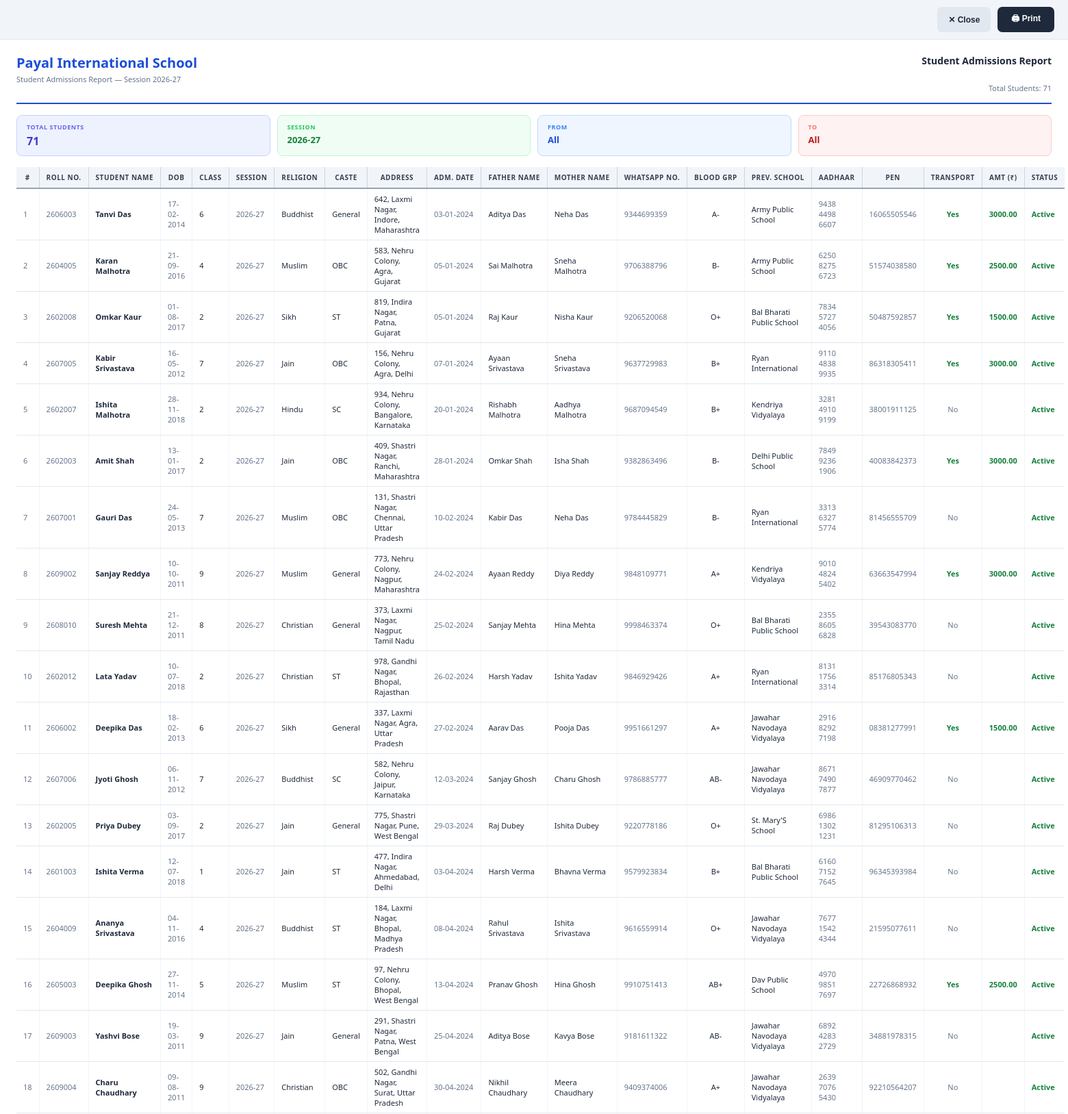
The app's page /school/reports/admissions/print/ (signed in, upper part) with its own data.
### schoolapp/models.py (models this page shows, shortened)
class School(models.Model):
    name = models.CharField(max_length=200)
    subdomain = models.SlugField(
        max_length=63, unique=True, null=True, blank=True,
        help_text='URL slug for this school, e.g. "greenwood" → greenwood.erpdomain.com',
    )
    phone = models.CharField(max_length=20, blank=True)
    email = models.EmailField(blank=True)
    logo = models.ImageField(upload_to='school_logos/', blank=True, null=True)
    address = models.TextField(blank=True)
    is_active = models.BooleanField(default=True)
    fee_per_student = models.DecimalField(max_digits=8, decimal_places=2, default=0)
    created_at = models.DateTimeField(auto_now_add=True)

class SchoolProfile(models.Model):
    school = models.OneToOneField(School, on_delete=models.CASCADE, related_name='profile')
    current_academic_session = models.CharField(
        max_length=20,
        default=default_current_academic_session,
        validators=[validate_academic_session],
    )
    session_start_month = models.CharField(max_length=15, choices=MONTH_CHOICES, default='april')
    session_end_month = models.CharField(max_length=15, choices=MONTH_CHOICES, default='march')
    billing_start_month = models.CharField(max_length=15, choices=MONTH_CHOICES, default='april')
    billing_end_month = models.CharField(max_length=15, choices=MONTH_CHOICES, default='march')
    updated_at = models.DateTimeField(auto_now=True)
    @classmethod
    def get_for_school(cls, school):
        obj, _ = cls.objects.get_or_create(
            school=school,
            defaults={'current_academic_session': default_current_academic_session()},
        )
        return obj

class Student(models.Model):
    STATUS_ACTIVE = 'active'
    STATUS_INACTIVE = 'inactive'
    STATUS_PROMOTED = 'promoted'
    STATUS_FAIL = 'fail'
    STATUS_CHOICES = [
        (STATUS_INACTIVE, 'Transferred'),
        (STATUS_PROMOTED, 'Promoted'),
        (STATUS_FAIL, 'Fail'),
    ]
    school = models.ForeignKey(School, on_delete=models.CASCADE)
    school_class = models.ForeignKey(SchoolClass, on_delete=models.PROTECT, related_name='students')
    roll_number = models.CharField(max_length=20, editable=False)
    name = models.CharField(max_length=150)
    date_of_birth = models.DateField()
    academic_session = models.CharField(
        max_length=20,
        default=default_current_academic_session,
        validators=[validate_academic_session],
    )
    status = models.CharField(max_length=20, choices=STATUS_CHOICES, default=STATUS_ACTIVE)
    father_name = models.CharField(max_length=120)
    mother_name = models.CharField(max_length=120, default='')
    father_phone = models.CharField(
        max_length=20,
        validators=[RegexValidator(r'^\d{10}$', message='Father phone must be exactly 10 digits.')],
    )
    address = models.TextField()
    blood_group = models.CharField(max_length=10, blank=True, default='')
    previous_school = models.CharField(max_length=200, blank=True, default='')
    aadhaar_number = models.CharField(max_length=12, blank=True, default='')
    pen_number = models.CharField(max_length=20, blank=True, default='')
    religion = models.CharField(max_length=100, default='')
    caste = models.CharField(max_length=100, default='')
    admission_date = models.DateField(default=timezone.localdate)
    transport_opted = models.BooleanField(default=False)
    transport_amount = models.DecimalField(max_digits=10, decimal_places=2, blank=True, null=True)
    discount_months = models.PositiveSmallIntegerField(blank=True, null=True)
    updated_at = models.DateTimeField(auto_now=True)
    created_at = models.DateTimeField(auto_now_add=True)
    class Meta:
        ordering = ['-created_at']

### schoolapp/views/report_views.py (the view)
# urls.py: path('school/reports/admissions/print/', views.report_admissions_print, name='report_admissions_print'),
@school_only
def report_admissions_print(request):
    school = request.user.school
    profile = SchoolProfile.get_for_school(school)
    date_from_str = request.GET.get('date_from', '').strip()
    date_to_str = request.GET.get('date_to', '').strip()
    class_id = request.GET.get('class_id', '').strip()
    session = profile.current_academic_session
    qs = Student.objects.filter(
        school=school, academic_session=session,
    ).select_related('school_class').order_by('admission_date', 'name')
    if date_from_str:
        try:
            qs = qs.filter(admission_date__gte=date.fromisoformat(date_from_str))
        except ValueError:
            pass
    if date_to_str:
        try:
            qs = qs.filter(admission_date__lte=date.fromisoformat(date_to_str))
        except ValueError:
            pass
    if class_id:
        qs = qs.filter(school_class_id=class_id)
    status_map = {'active': 'Active', 'inactive': 'Transferred', 'promoted': 'Promoted', 'fail': 'Fail'}
    students = [
        {
            'roll_number': s.roll_number, 'name': s.name,
            'dob': s.date_of_birth.strftime('%d-%m-%Y') if s.date_of_birth else '',
            'class_name': s.school_class.name, 'session': s.academic_session,
            'religion': s.religion or '', 'caste': s.caste or '', 'address': s.address or '',
            'admission_date': s.admission_date.strftime('%d-%m-%Y') if s.admission_date else '',
            'father_name': s.father_name, 'mother_name': s.mother_name, 'father_phone': s.father_phone,
            'blood_group': s.blood_group or '', 'previous_school': s.previous_school or '',
            'aadhaar_number': s.aadhaar_number or '', 'pen_number': s.pen_number or '',
            'transport': 'Yes' if s.transport_opted else 'No',
            'transport_amount': s.transport_amount or '',
            'status': status_map.get(s.status, s.status),
        }
        for s in qs
    ]
    return render(request, 'school/reports/print_admissions.html', {
        'students': students,
        'date_from': date_from_str,
        'date_to': date_to_str,
        'session': session,
        'school': school,
    })

### schoolapp/context_processors.py (called while the page is built)
def software_branding(request):
    try:
        app_settings = SuperUserSettings.get_solo()
    except (OperationalError, ProgrammingError):
        app_settings = None
    ctx = {
        'app_settings': app_settings,
        'current_tenant': getattr(request, 'tenant', None),
    }
    try:
        user = getattr(request, 'user', None)
        if user and user.is_authenticated and hasattr(user, 'school') and user.school:
            profile = SchoolProfile.get_for_school(user.school)
            ctx['active_session'] = profile.current_academic_session
            ctx['active_session_start_month'] = profile.session_start_month
            ctx['active_session_end_month'] = profile.session_end_month
    except Exception:
        pass
    return ctx

### schoolapp/models.py (called while the page is built)
    def is_super(self):
        return self.role == self.SUPERUSER or self.is_superuser

    @classmethod
    def get_solo(cls):
        obj = cls.objects.order_by('pk').first()
        if obj:
            return obj
        return cls.objects.create()

### schoolapp/session_utils.py (called while the page is built)
def get_session_start_year(reference_date=None, session_start_month='april'):
    date_obj = reference_date or timezone.localdate()
    start_cal = MONTH_TO_CAL.get(session_start_month, 4)
    return date_obj.year if date_obj.month >= start_cal else date_obj.year - 1

def format_academic_session(start_year):
    return f"{start_year}-{(start_year + 1) % 100:02d}"

def get_current_academic_session(reference_date=None, session_start_month='april'):
    return format_academic_session(get_session_start_year(reference_date, session_start_month))

def default_current_academic_session():
    return get_current_academic_session()

### templates/school/reports/print_admissions.html (shortened to what this page needs)
<!DOCTYPE html>
<html lang="en">
<head>
</head>
<body>
<div class="no-print">
  <button class="btn-close" onclick="window.close()">✕ Close</button>
  <button class="btn-print" onclick="window.print()">🖨 Print</button>
</div>
<div class="page">
  <div class="report-header">
    <div class="school-info">
      <h1>{{ school.name }}</h1>
      <p>Student Admissions Report{% if session %} &mdash; Session {{ session }}{% endif %}</p>
    </div>
    <div class="report-meta">
      <strong>Student Admissions Report</strong>
      {% if date_to %} &nbsp;To: {{ date_to }}{% endif %}<br>
      Total Students: {{ students|length }}
    </div>
  </div>
  <div class="summary-bar">
    <div class="summary-card card-indigo">
      <div class="s-label">Total Students</div>
      <div class="s-value">{{ students|length }}</div>
    </div>
    <div class="summary-card card-green">
      <div class="s-label">Session</div>
      <div class="s-value" style="font-size:13px;">{{ session|default:"All" }}</div>
    </div>
    <div class="summary-card card-blue">
      <div class="s-label">From</div>
      <div class="s-value" style="font-size:13px;">{{ date_from|default:"All" }}</div>
    </div>
    <div class="summary-card card-red">
      <div class="s-label">To</div>
      <div class="s-value" style="font-size:13px;">{{ date_to|default:"All" }}</div>
    </div>
  </div>
  {% if students %}
  <table>
    <thead>
      <tr>
        <th>#</th>
        <th>Roll No.</th>
        <th>Student Name</th>
        <th>DOB</th>
        <th>Class</th>
        <th>Session</th>
        <th>Religion</th>
        <th>Caste</th>
        <th>Address</th>
        <th>Adm. Date</th>
        <th>Father Name</th>
        <th>Mother Name</th>
        <th>WhatsApp No.</th>
        <th>Blood Grp</th>
        <th>Prev. School</th>
        <th>Aadhaar</th>
        <th>PEN</th>
        <th>Transport</th>
        <th class="text-right">Amt (&#8377;)</th>
        <th>Status</th>
      </tr>
    </thead>
    <tbody>
      {% for s in students %}
      <tr>
        <td class="text-muted">{{ forloop.counter }}</td>
        <td class="text-muted">{{ s.roll_number }}</td>
        <td><strong>{{ s.name }}</strong></td>
        <td class="text-muted">{{ s.dob }}</td>
        <td>{{ s.class_name }}</td>
        <td class="text-muted">{{ s.session }}</td>
        <td>{{ s.religion }}</td>
        <td>{{ s.caste }}</td>
        <td>{{ s.address }}</td>
        <td class="text-muted">{{ s.admission_date }}</td>
        <td>{{ s.father_name }}</td>
        <td>{{ s.mother_name }}</td>
        <td class="text-muted">{{ s.father_phone }}</td>
        <td class="text-center">{{ s.blood_group }}</td>
        <td>{{ s.previous_school }}</td>
        <td class="text-muted">{{ s.aadhaar_number }}</td>
        <td class="text-muted">{{ s.pen_number }}</td>
        <td class="text-center {% if s.transport == 'Yes' %}text-success{% else %}text-muted{% endif %}">{{ s.transport }}</td>
        <td class="text-right {% if s.transport == 'Yes' %}text-success{% endif %}">{{ s.transport_amount }}</td>
        <td><span class="{% if s.status == 'Active' %}text-success{% elif s.status == 'Transferred' %}text-danger{% else %}text-muted{% endif %}">{{ s.status }}</span></td>
      </tr>
      {% endfor %}
    </tbody>
  </table>
  {% else %}
  <p style="text-align:center;padding:40px;color:#94a3b8;">No records found for the selected filters.</p>
  {% endif %}
</div>
</body>
</html>

### templates/school/reports/print_admissions.html (style rules this page uses)
*, *::before, *::after { box-sizing: border-box; margin: 0; padding: 0; }
body { font-family: 'Segoe UI', Arial, sans-serif; font-size: 12px; color: #1e293b; background: #fff; }
.no-print { display: flex; gap: 10px; justify-content: flex-end; padding: 10px 20px; background: #f1f5f9; border-bottom: 1px solid #e2e8f0; }
.btn-print { background: #1e293b; color: #fff; border: none; padding: 8px 20px; border-radius: 7px; font-size: 12px; font-weight: 600; cursor: pointer; }
.btn-close { background: #e2e8f0; color: #1e293b; border: none; padding: 8px 16px; border-radius: 7px; font-size: 12px; font-weight: 600; cursor: pointer; }
.page { padding: 20px 24px 24px; }
.report-header { display: flex; align-items: flex-start; justify-content: space-between; border-bottom: 2px solid #1d4ed8; padding-bottom: 12px; margin-bottom: 16px; }
.report-header .school-info h1 { font-size: 20px; font-weight: 800; color: #1d4ed8; }
.report-header .school-info p { font-size: 11px; color: #64748b; margin-top: 3px; }
.report-header .report-meta { text-align: right; font-size: 11px; color: #64748b; line-height: 1.6; }
.report-header .report-meta strong { display: block; font-size: 14px; font-weight: 700; color: #1e293b; margin-bottom: 2px; }
.summary-bar { display: flex; gap: 10px; margin-bottom: 16px; }
.summary-card { flex: 1; border-radius: 8px; padding: 10px 14px; border: 1.5px solid #e2e8f0; }
.summary-card .s-label { font-size: 9px; font-weight: 700; text-transform: uppercase; letter-spacing: .06em; }
.summary-card .s-value { font-size: 16px; font-weight: 700; margin-top: 3px; }
.card-blue { background: #eff6ff; border-color: #bfdbfe; }
.card-blue .s-label { color: #3b82f6; }
.card-blue .s-value { color: #1d4ed8; }
.card-green { background: #f0fdf4; border-color: #bbf7d0; }
.card-green .s-label { color: #22c55e; }
.card-green .s-value { color: #15803d; }
.card-red { background: #fef2f2; border-color: #fecaca; }
.card-red .s-label { color: #f87171; }
.card-red .s-value { color: #b91c1c; }
.card-indigo { background: #eef2ff; border-color: #c7d2fe; }
.card-indigo .s-label { color: #6366f1; }
.card-indigo .s-value { color: #4338ca; }
table { width: 100%; border-collapse: collapse; font-size: 11px; }
thead th { font-size: 10px; font-weight: 700; text-transform: uppercase; letter-spacing: .05em; color: #374151; background: #f1f5f9; border-bottom: 2px solid #94a3b8; border-right: 1px solid #cbd5e1; padding: 8px 10px; white-space: nowrap; }
thead th:last-child { border-right: none; }
tbody td { padding: 7px 10px; border-bottom: 1px solid #e2e8f0; border-right: 1px solid #f1f5f9; vertical-align: middle; }
tbody td:last-child { border-right: none; }
.text-success { color: #15803d; font-weight: 600; }
.text-muted { color: #64748b; }
.text-right { text-align: right; }
.text-center { text-align: center; }

### records on screen
School: name "Payal International School"
SchoolProfile: current_academic_session "2026-27"
Student: roll_number "2606003", name "Tanvi Das", session "2026-27", religion "Buddhist", caste "General", address "642, Laxmi Nagar, Indore, Maharashtra", father_name "Aditya Das", mother_name "Neha Das", father_phone "9344699359", blood_group "A-", previous_school "Army Public School", aadhaar_number "9438 4498 6607", pen_number "16065505546", transport_amount "3000.00"
Student: roll_number "2604005", name "Karan Malhotra", session "2026-27", religion "Muslim", caste "OBC", address "583, Nehru Colony, Agra, Gujarat", father_name "Sai Malhotra", mother_name "Sneha Malhotra", father_phone "9706388796", blood_group "B-", previous_school "Army Public School", aadhaar_number "6250 8275 6723", pen_number "51574038580", transport_amount "2500.00"
Student: roll_number "2602008", name "Omkar Kaur", session "2026-27", religion "Sikh", caste "ST", address "819, Indira Nagar, Patna, Gujarat", father_name "Raj Kaur", mother_name "Nisha Kaur", father_phone "9206520068", blood_group "O+", previous_school "Bal Bharati Public School", aadhaar_number "7834 5727 4056", pen_number "50487592857", transport_amount "1500.00"
Student: roll_number "2607005", name "Kabir Srivastava", session "2026-27", religion "Jain", caste "OBC", address "156, Nehru Colony, Agra, Delhi", father_name "Ayaan Srivastava", mother_name "Sneha Srivastava", father_phone "9637729983", blood_group "B+", previous_school "Ryan International", aadhaar_number "9110 4838 9935", pen_number "86318305411", transport_amount "3000.00"
Student: roll_number "2602007", name "Ishita Malhotra", session "2026-27", religion "Hindu", caste "SC", address "934, Nehru Colony, Bangalore, Karnataka", father_name "Rishabh Malhotra", mother_name "Aadhya Malhotra", father_phone "9687094549", blood_group "B+", previous_school "Kendriya Vidyalaya", aadhaar_number "3281 4910 9199", pen_number "38001911125"
Student: roll_number "2602003", name "Amit Shah", session "2026-27", religion "Jain", caste "OBC", address "409, Shastri Nagar, Ranchi, Maharashtra", father_name "Omkar Shah", mother_name "Isha Shah", father_phone "9382863496", blood_group "B-", previous_school "Delhi Public School", aadhaar_number "7849 9236 1906", pen_number "40083842373", transport_amount "3000.00"
Student: roll_number "2607001", name "Gauri Das", session "2026-27", religion "Muslim", caste "OBC", address "131, Shastri Nagar, Chennai, Uttar Pradesh", father_name "Kabir Das", mother_name "Neha Das", father_phone "9784445829", blood_group "B-", previous_school "Ryan International", aadhaar_number "3313 6327 5774", pen_number "81456555709"
Student: roll_number "2609002", name "Sanjay Reddya", session "2026-27", religion "Muslim", caste "General", address "773, Nehru Colony, Nagpur, Maharashtra", father_name "Ayaan Reddy", mother_name "Diya Reddy", father_phone "9848109771", blood_group "A+", previous_school "Kendriya Vidyalaya", aadhaar_number "9010 4824 5402", pen_number "63663547994", transport_amount "3000.00"
Student: roll_number "2608010", name "Suresh Mehta", session "2026-27", religion "Christian", caste "General", address "373, Laxmi Nagar, Nagpur, Tamil Nadu", father_name "Sanjay Mehta", mother_name "Hina Mehta", father_phone "9998463374", blood_group "O+", previous_school "Bal Bharati Public School", aadhaar_number "2355 8605 6828", pen_number "39543083770"
Student: roll_number "2602012", name "Lata Yadav", session "2026-27", religion "Christian", caste "ST", address "978, Gandhi Nagar, Bhopal, Rajasthan", father_name "Harsh Yadav", mother_name "Ishita Yadav", father_phone "9846929426", blood_group "A+", previous_school "Ryan International", aadhaar_number "8131 1756 3314", pen_number "85176805343"
Student: roll_number "2606002", name "Deepika Das", session "2026-27", religion "Sikh", caste "General", address "337, Laxmi Nagar, Agra, Uttar Pradesh", father_name "Aarav Das", mother_name "Pooja Das", father_phone "9951661297", blood_group "A+", previous_school "Jawahar Navodaya Vidyalaya", aadhaar_number "2916 8292 7198", pen_number "08381277991", transport_amount "1500.00"
Student: roll_number "2607006", name "Jyoti Ghosh", session "2026-27", religion "Buddhist", caste "SC", address "582, Nehru Colony, Jaipur, Karnataka", father_name "Sanjay Ghosh", mother_name "Charu Ghosh", father_phone "9786885777", blood_group "AB-", previous_school "Jawahar Navodaya Vidyalaya", aadhaar_number "8671 7490 7877", pen_number "46909770462"
Student: roll_number "2602005", name "Priya Dubey", session "2026-27", religion "Jain", caste "General", address "775, Shastri Nagar, Pune, West Bengal", father_name "Raj Dubey", mother_name "Ishita Dubey", father_phone "9220778186", blood_group "O+", previous_school "St. Mary'S School", aadhaar_number "6986 1302 1231", pen_number "81295106313"
Student: roll_number "2601003", name "Ishita Verma", session "2026-27", religion "Jain", caste "ST", address "477, Indira Nagar, Ahmedabad, Delhi", father_name "Harsh Verma", mother_name "Bhavna Verma", father_phone "9579923834", blood_group "B+", previous_school "Bal Bharati Public School", aadhaar_number "6160 7152 7645", pen_number "96345393984"
Student: roll_number "2604009", name "Ananya Srivastava", session "2026-27", religion "Buddhist", caste "ST", address "184, Laxmi Nagar, Bhopal, Madhya Pradesh", father_name "Rahul Srivastava", mother_name "Ishita Srivastava", father_phone "9616559914", blood_group "O+", previous_school "Jawahar Navodaya Vidyalaya", aadhaar_number "7677 1542 4344", pen_number "21595077611"
Student: roll_number "2605003", name "Deepika Ghosh", session "2026-27", religion "Muslim", caste "ST", address "97, Nehru Colony, Bhopal, West Bengal", father_name "Pranav Ghosh", mother_name "Hina Ghosh", father_phone "9910751413", blood_group "AB+", previous_school "Dav Public School", aadhaar_number "4970 9851 7697", pen_number "22726868932", transport_amount "2500.00"
Student: roll_number "2609003", name "Yashvi Bose", session "2026-27", religion "Jain", caste "General", address "291, Shastri Nagar, Patna, West Bengal", father_name "Aditya Bose", mother_name "Kavya Bose", father_phone "9181611322", blood_group "AB-", previous_school "Jawahar Navodaya Vidyalaya", aadhaar_number "6892 4283 2729", pen_number "34881978315"
Student: roll_number "2609004", name "Charu Chaudhary", session "2026-27", religion "Christian", caste "OBC", address "502, Gandhi Nagar, Surat, Uttar Pradesh", father_name "Nikhil Chaudhary", mother_name "Meera Chaudhary", father_phone "9409374006", blood_group "A+", previous_school "Jawahar Navodaya Vidyalaya", aadhaar_number "2639 7076 5430", pen_number "92210564207"

### other values on screen
{{ students|length }} "71"
{{ date_from|default:"All" }} "All"
{{ date_to|default:"All" }} "All"
{{ s.dob }} "17-02-2014" "21-09-2016" "01-08-2017" "16-05-2012" "28-11-2018" "13-01-2017" "24-05-2013" "10-10-2011" "21-12-2011" "10-07-2018" "18-02-2013" "06-11-2012" "03-09-2017" "12-07-2018" "04-11-2016" "27-11-2014" "19-03-2011" "09-08-2011"
{{ s.class_name }} "6" "4" "2" "7" "2" "2" "7" "9" "8" "2" "6" "7" "2" "1" "4" "5" "9" "9"
{{ s.admission_date }} "03-01-2024" "05-01-2024" "05-01-2024" "07-01-2024" "20-01-2024" "28-01-2024" "10-02-2024" "24-02-2024" "25-02-2024" "26-02-2024" "27-02-2024" "12-03-2024" "29-03-2024" "03-04-2024" "08-04-2024" "13-04-2024" "25-04-2024" "30-04-2024"
{{ s.transport }} "Yes" "Yes" "Yes" "Yes" "No" "Yes" "No" "Yes" "No" "No" "Yes" "No" "No" "No" "No" "Yes" "No" "No"
{{ s.status }} "Active" "Active" "Active" "Active" "Active" "Active" "Active" "Active" "Active" "Active" "Active" "Active" "Active" "Active" "Active" "Active" "Active" "Active"
